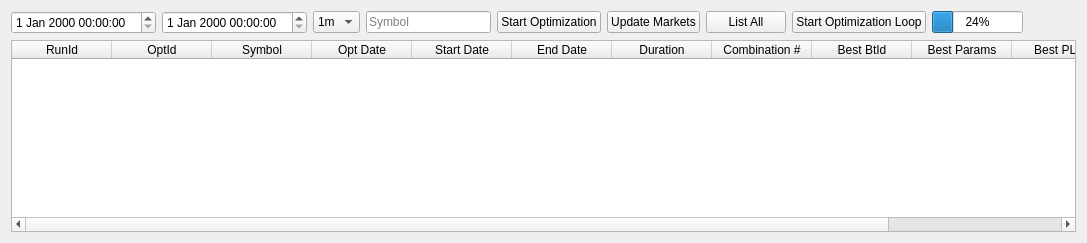
            <widget class="QWidget" name="tabOptimizer">
             <property name="styleSheet">
              <string notr="true"/>
             </property>
             <attribute name="title">
              <string>Optimizer</string>
             </attribute>
             <layout class="QGridLayout" name="gridLayout_25">
              <item row="0" column="0">
               <layout class="QVBoxLayout" name="verticalLayout_20">
                <item>
                 <layout class="QHBoxLayout" name="horizontalLayout_10">
                  <item>
                   <widget class="QDateTimeEdit" name="dateFromOpt">
                    <property name="styleSheet">
                     <string notr="true"/>
                    </property>
                   </widget>
                  </item>
                  <item>
                   <widget class="QDateTimeEdit" name="dateToOpt">
                    <property name="styleSheet">
                     <string notr="true"/>
                    </property>
                   </widget>
                  </item>
                  <item>
                   <widget class="QComboBox" name="drpTimeframeOpt">
                    <property name="styleSheet">
                     <string notr="true"/>
                    </property>
                    <property name="currentText">
                     <string>1m</string>
                    </property>
                    <item>
                     <property name="text">
                      <string>1m</string>
                     </property>
                    </item>
                    <item>
                     <property name="text">
                      <string>5m</string>
                     </property>
                    </item>
                    <item>
                     <property name="text">
                      <string>1h</string>
                     </property>
                    </item>
                    <item>
                     <property name="text">
                      <string>1d</string>
                     </property>
                    </item>
                   </widget>
                  </item>
                  <item>
                   <widget class="QLineEdit" name="txtSymbolOpt">
                    <property name="minimumSize">
                     <size>
                      <width>125</width>
                      <height>0</height>
                     </size>
                    </property>
                    <property name="maximumSize">
                     <size>
                      <width>75</width>
                      <height>16777215</height>
                     </size>
                    </property>
                    <property name="styleSheet">
                     <string notr="true"/>
                    </property>
                    <property name="text">
                     <string/>
                    </property>
                    <property name="placeholderText">
                     <string>Symbol</string>
                    </property>
                   </widget>
                  </item>
                  <item>
                   <widget class="QPushButton" name="btnStartOptimization">
                    <property name="styleSheet">
                     <string notr="true"/>
                    </property>
                    <property name="text">
                     <string>Start Optimization</string>
                    </property>
                   </widget>
                  </item>
                  <item>
                   <widget class="QPushButton" name="btnUpdateMarketsOpt">
                    <property name="styleSheet">
                     <string notr="true"/>
                    </property>
                    <property name="text">
                     <string>Update Markets</string>
                    </property>
                   </widget>
                  </item>
                  <item>
                   <widget class="QPushButton" name="btnListAllOptimizationRuns">
                    <property name="styleSheet">
                     <string notr="true"/>
                    </property>
                    <property name="text">
                     <string>List All</string>
                    </property>
                   </widget>
                  </item>
                  <item>
                   <widget class="QPushButton" name="btnStartOptimizationLoop">
                    <property name="minimumSize">
                     <size>
                      <width>125</width>
                      <height>0</height>
                     </size>
                    </property>
                    <property name="styleSheet">
                     <string notr="true"/>
                    </property>
                    <property name="text">
                     <string>Start Optimization Loop</string>
                    </property>
                   </widget>
                  </item>
                  <item>
                   <widget class="QProgressBar" name="progressBarOpt">
                    <property name="maximumSize">
                     <size>
                      <width>100</width>
                      <height>16777215</height>
                     </size>
                    </property>
                    <property name="styleSheet">
                     <string notr="true"/>
                    </property>
                    <property name="value">
                     <number>24</number>
                    </property>
                   </widget>
                  </item>
                  <item>
                   <widget class="QLabel" name="lblSwtUpdateOpt">
                    <property name="styleSheet">
                     <string notr="true"/>
                    </property>
                    <property name="text">
                     <string/>
                    </property>
                   </widget>
                  </item>
                  <item>
                   <spacer name="horizontalSpacer_8">
                    <property name="orientation">
                     <enum>Qt::Horizontal</enum>
                    </property>
                    <property name="sizeHint" stdset="0">
                     <size>
                      <width>40</width>
                      <height>20</height>
                     </size>
                    </property>
                   </spacer>
                  </item>
                 </layout>
                </item>
               </layout>
              </item>
              <item row="1" column="0">
               <widget class="QTableWidget" name="tblOptimizationRuns">
                <property name="enabled">
                 <bool>true</bool>
                </property>
                <property name="styleSheet">
                 <string notr="true"/>
                </property>
                <property name="alternatingRowColors">
                 <bool>true</bool>
                </property>
                <property name="sortingEnabled">
                 <bool>true</bool>
                </property>
                <attribute name="verticalHeaderVisible">
                 <bool>false</bool>
                </attribute>
                <column>
                 <property name="text">
                  <string>RunId</string>
                 </property>
                </column>
                <column>
                 <property name="text">
                  <string>OptId</string>
                 </property>
                </column>
                <column>
                 <property name="text">
                  <string>Symbol</string>
                 </property>
                </column>
                <column>
                 <property name="text">
                  <string>Opt Date</string>
                 </property>
                </column>
                <column>
                 <property name="text">
                  <string>Start Date</string>
                 </property>
                </column>
                <column>
                 <property name="text">
                  <string>End Date</string>
                 </property>
                </column>
                <column>
                 <property name="text">
                  <string>Duration</string>
                 </property>
                </column>
                <column>
                 <property name="text">
                  <string>Combination #</string>
                 </property>
                </column>
                <column>
                 <property name="text">
                  <string>Best BtId</string>
                 </property>
                </column>
                <column>
                 <property name="text">
                  <string>Best Params</string>
                 </property>
                </column>
                <column>
                 <property name="text">
                  <string>Best PL %</string>
                 </property>
                </column>
                <column>
                 <property name="text">
                  <string>Status</string>
                 </property>
                </column>
               </widget>
              </item>
             </layout>
            </widget>
